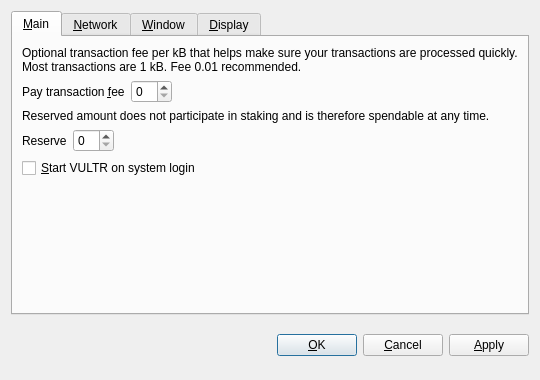
<?xml version="1.0" encoding="UTF-8"?>
<ui version="4.0">
 <class>OptionsDialog</class>
 <widget class="QDialog" name="OptionsDialog">
  <property name="geometry">
   <rect>
    <x>0</x>
    <y>0</y>
    <width>540</width>
    <height>380</height>
   </rect>
  </property>
  <property name="windowTitle">
   <string>Options</string>
  </property>
  <property name="modal">
   <bool>true</bool>
  </property>
  <layout class="QVBoxLayout" name="verticalLayout">
   <item>
    <widget class="QTabWidget" name="tabWidget">
     <property name="tabPosition">
      <enum>QTabWidget::North</enum>
     </property>
     <property name="currentIndex">
      <number>0</number>
     </property>
     <widget class="QWidget" name="tabMain">
      <attribute name="title">
       <string>&amp;Main</string>
      </attribute>
      <layout class="QVBoxLayout" name="verticalLayout_Main">
       <item>
        <widget class="QLabel" name="transactionFeeInfoLabel">
         <property name="text">
          <string>Optional transaction fee per kB that helps make sure your transactions are processed quickly. Most transactions are 1 kB. Fee 0.01 recommended.</string>
         </property>
         <property name="textFormat">
          <enum>Qt::PlainText</enum>
         </property>
         <property name="wordWrap">
          <bool>true</bool>
         </property>
        </widget>
       </item>
       <item>
        <layout class="QHBoxLayout" name="horizontalLayoutFee">
         <item>
          <widget class="QLabel" name="transactionFeeLabel">
           <property name="text">
            <string>Pay transaction &amp;fee</string>
           </property>
           <property name="textFormat">
            <enum>Qt::PlainText</enum>
           </property>
           <property name="buddy">
            <cstring>transactionFee</cstring>
           </property>
          </widget>
         </item>
         <item>
          <widget class="BitcoinAmountField" name="transactionFee"/>
         </item>
         <item>
          <spacer name="horizontalSpacerFee">
           <property name="orientation">
            <enum>Qt::Horizontal</enum>
           </property>
           <property name="sizeHint" stdset="0">
            <size>
             <width>40</width>
             <height>20</height>
            </size>
           </property>
          </spacer>
         </item>
        </layout>
       </item>
       <item>
        <widget class="QLabel" name="reserveBalanceInfoLabel">
         <property name="text">
          <string>Reserved amount does not participate in staking and is therefore spendable at any time.</string>
         </property>
         <property name="textFormat">
          <enum>Qt::PlainText</enum>
         </property>
         <property name="wordWrap">
          <bool>true</bool>
         </property>
        </widget>
       </item>
       <item>
        <layout class="QHBoxLayout" name="horizontalLayoutReserveBalance">
         <item>
          <widget class="QLabel" name="reserveBalanceLabel">
           <property name="text">
            <string>Reserve</string>
           </property>
           <property name="textFormat">
            <enum>Qt::PlainText</enum>
           </property>
           <property name="buddy">
            <cstring>reserveBalance</cstring>
           </property>
          </widget>
         </item>
         <item>
          <widget class="BitcoinAmountField" name="reserveBalance"/>
         </item>
         <item>
          <spacer name="horizontalSpacerReserveBalance">
           <property name="orientation">
            <enum>Qt::Horizontal</enum>
           </property>
           <property name="sizeHint" stdset="0">
            <size>
             <width>40</width>
             <height>20</height>
            </size>
           </property>
          </spacer>
         </item>
        </layout>
       </item>
       <item>
        <widget class="QCheckBox" name="bitcoinAtStartup">
         <property name="toolTip">
          <string>Automatically start VULTR after logging in to the system.</string>
         </property>
         <property name="text">
          <string>&amp;Start VULTR on system login</string>
         </property>
        </widget>
       </item>
       <item>
        <spacer name="verticalSpacer_Main">
         <property name="orientation">
          <enum>Qt::Vertical</enum>
         </property>
         <property name="sizeHint" stdset="0">
          <size>
           <width>20</width>
           <height>40</height>
          </size>
         </property>
        </spacer>
       </item>
      </layout>
     </widget>
     <widget class="QWidget" name="tabNetwork">
      <attribute name="title">
       <string>&amp;Network</string>
      </attribute>
      <layout class="QVBoxLayout" name="verticalLayout_Network">
       <item>
        <widget class="QCheckBox" name="mapPortUpnp">
         <property name="toolTip">
          <string>Automatically open the VULTR client port on the router. This only works when your router supports UPnP and it is enabled.</string>
         </property>
         <property name="text">
          <string>Map port using &amp;UPnP</string>
         </property>
        </widget>
       </item>
       <item>
        <widget class="QCheckBox" name="connectSocks">
         <property name="toolTip">
          <string>Connect to the VULTR network through a SOCKS proxy (e.g. when connecting through Tor).</string>
         </property>
         <property name="text">
          <string>&amp;Connect through SOCKS proxy:</string>
         </property>
        </widget>
       </item>
       <item>
        <layout class="QHBoxLayout" name="horizontalLayout_Network">
         <item>
          <widget class="QLabel" name="proxyIpLabel">
           <property name="text">
            <string>Proxy &amp;IP:</string>
           </property>
           <property name="textFormat">
            <enum>Qt::PlainText</enum>
           </property>
           <property name="buddy">
            <cstring>proxyIp</cstring>
           </property>
          </widget>
         </item>
         <item>
          <widget class="QValidatedLineEdit" name="proxyIp">
           <property name="maximumSize">
            <size>
             <width>140</width>
             <height>16777215</height>
            </size>
           </property>
           <property name="toolTip">
            <string>IP address of the proxy (e.g. 127.0.0.1)</string>
           </property>
          </widget>
         </item>
         <item>
          <widget class="QLabel" name="proxyPortLabel">
           <property name="text">
            <string>&amp;Port:</string>
           </property>
           <property name="textFormat">
            <enum>Qt::PlainText</enum>
           </property>
           <property name="buddy">
            <cstring>proxyPort</cstring>
           </property>
          </widget>
         </item>
         <item>
          <widget class="QLineEdit" name="proxyPort">
           <property name="maximumSize">
            <size>
             <width>55</width>
             <height>16777215</height>
            </size>
           </property>
           <property name="toolTip">
            <string>Port of the proxy (e.g. 9050)</string>
           </property>
          </widget>
         </item>
         <item>
          <widget class="QLabel" name="socksVersionLabel">
           <property name="text">
            <string>SOCKS &amp;Version:</string>
           </property>
           <property name="textFormat">
            <enum>Qt::PlainText</enum>
           </property>
           <property name="buddy">
            <cstring>socksVersion</cstring>
           </property>
          </widget>
         </item>
         <item>
          <widget class="QValueComboBox" name="socksVersion">
           <property name="toolTip">
            <string>SOCKS version of the proxy (e.g. 5)</string>
           </property>
          </widget>
         </item>
         <item>
          <spacer name="horizontalSpacer_Network">
           <property name="orientation">
            <enum>Qt::Horizontal</enum>
           </property>
           <property name="sizeHint" stdset="0">
            <size>
             <width>40</width>
             <height>20</height>
            </size>
           </property>
          </spacer>
         </item>
        </layout>
       </item>
       <item>
        <spacer name="verticalSpacer_Network">
         <property name="orientation">
          <enum>Qt::Vertical</enum>
         </property>
         <property name="sizeHint" stdset="0">
          <size>
           <width>20</width>
           <height>40</height>
          </size>
         </property>
        </spacer>
       </item>
      </layout>
     </widget>
     <widget class="QWidget" name="tabWindow">
      <attribute name="title">
       <string>&amp;Window</string>
      </attribute>
      <layout class="QVBoxLayout" name="verticalLayout_Window">
       <item>
        <widget class="QCheckBox" name="minimizeToTray">
         <property name="toolTip">
          <string>Show only a tray icon after minimizing the window.</string>
         </property>
         <property name="text">
          <string>&amp;Minimize to the tray instead of the taskbar</string>
         </property>
        </widget>
       </item>
       <item>
        <widget class="QCheckBox" name="minimizeOnClose">
         <property name="toolTip">
          <string>Minimize instead of exit the application when the window is closed. When this option is enabled, the application will be closed only after selecting Quit in the menu.</string>
         </property>
         <property name="text">
          <string>M&amp;inimize on close</string>
         </property>
        </widget>
       </item>
       <item>
        <spacer name="verticalSpacer_Window">
         <property name="orientation">
          <enum>Qt::Vertical</enum>
         </property>
         <property name="sizeHint" stdset="0">
          <size>
           <width>20</width>
           <height>40</height>
          </size>
         </property>
        </spacer>
       </item>
      </layout>
     </widget>
     <widget class="QWidget" name="tabDisplay">
      <attribute name="title">
       <string>&amp;Display</string>
      </attribute>
      <layout class="QVBoxLayout" name="verticalLayout_Display">
       <item>
        <layout class="QHBoxLayout" name="horizontalLayout_1_Display">
         <item>
          <widget class="QLabel" name="langLabel">
           <property name="text">
            <string>User Interface &amp;language:</string>
           </property>
           <property name="textFormat">
            <enum>Qt::PlainText</enum>
           </property>
           <property name="buddy">
            <cstring>lang</cstring>
           </property>
          </widget>
         </item>
         <item>
          <widget class="QValueComboBox" name="lang">
           <property name="toolTip">
            <string>The user interface language can be set here. This setting will take effect after restarting VULTR.</string>
           </property>
          </widget>
         </item>
        </layout>
       </item>
       <item>
        <layout class="QHBoxLayout" name="horizontalLayout_2_Display">
         <item>
          <widget class="QLabel" name="unitLabel">
           <property name="text">
            <string>&amp;Unit to show amounts in:</string>
           </property>
           <property name="textFormat">
            <enum>Qt::PlainText</enum>
           </property>
           <property name="buddy">
            <cstring>unit</cstring>
           </property>
          </widget>
         </item>
         <item>
          <widget class="QValueComboBox" name="unit">
           <property name="toolTip">
            <string>Choose the default subdivision unit to show in the interface and when sending coins.</string>
           </property>
          </widget>
         </item>
        </layout>
       </item>
       <item>
        <widget class="QCheckBox" name="displayAddresses">
         <property name="toolTip">
          <string>Whether to show VULTR addresses in the transaction list or not.</string>
         </property>
         <property name="text">
          <string>&amp;Display addresses in transaction list</string>
         </property>
        </widget>
       </item>
       <item>
        <widget class="QCheckBox" name="coinControlFeatures">
         <property name="toolTip">
          <string>Whether to show coin control features or not.</string>
         </property>
         <property name="text">
          <string>Display coin &amp;control features (experts only!)</string>
         </property>
        </widget>
       </item>
       <item>
        <spacer name="verticalSpacer_Display">
         <property name="orientation">
          <enum>Qt::Vertical</enum>
         </property>
         <property name="sizeHint" stdset="0">
          <size>
           <width>20</width>
           <height>40</height>
          </size>
         </property>
        </spacer>
       </item>
      </layout>
     </widget>
    </widget>
   </item>
   <item>
    <layout class="QHBoxLayout" name="horizontalLayout_Buttons">
     <item>
      <spacer name="horizontalSpacer_1">
       <property name="orientation">
        <enum>Qt::Horizontal</enum>
       </property>
       <property name="sizeHint" stdset="0">
        <size>
         <width>40</width>
         <height>48</height>
        </size>
       </property>
      </spacer>
     </item>
     <item>
      <widget class="QLabel" name="statusLabel">
       <property name="font">
        <font>
         <weight>75</weight>
         <bold>true</bold>
        </font>
       </property>
       <property name="text">
        <string/>
       </property>
       <property name="textFormat">
        <enum>Qt::PlainText</enum>
       </property>
       <property name="wordWrap">
        <bool>true</bool>
       </property>
      </widget>
     </item>
     <item>
      <spacer name="horizontalSpacer_2">
       <property name="orientation">
        <enum>Qt::Horizontal</enum>
       </property>
       <property name="sizeHint" stdset="0">
        <size>
         <width>40</width>
         <height>48</height>
        </size>
       </property>
      </spacer>
     </item>
     <item>
      <widget class="QPushButton" name="okButton">
       <property name="text">
        <string>&amp;OK</string>
       </property>
      </widget>
     </item>
     <item>
      <widget class="QPushButton" name="cancelButton">
       <property name="text">
        <string>&amp;Cancel</string>
       </property>
       <property name="autoDefault">
        <bool>false</bool>
       </property>
      </widget>
     </item>
     <item>
      <widget class="QPushButton" name="applyButton">
       <property name="text">
        <string>&amp;Apply</string>
       </property>
       <property name="autoDefault">
        <bool>false</bool>
       </property>
      </widget>
     </item>
    </layout>
   </item>
  </layout>
 </widget>
 <customwidgets>
  <customwidget>
   <class>BitcoinAmountField</class>
   <extends>QSpinBox</extends>
   <header>bitcoinamountfield.h</header>
  </customwidget>
  <customwidget>
   <class>QValueComboBox</class>
   <extends>QComboBox</extends>
   <header>qvaluecombobox.h</header>
  </customwidget>
  <customwidget>
   <class>QValidatedLineEdit</class>
   <extends>QLineEdit</extends>
   <header>qvalidatedlineedit.h</header>
  </customwidget>
 </customwidgets>
 <resources/>
 <connections/>
</ui>
